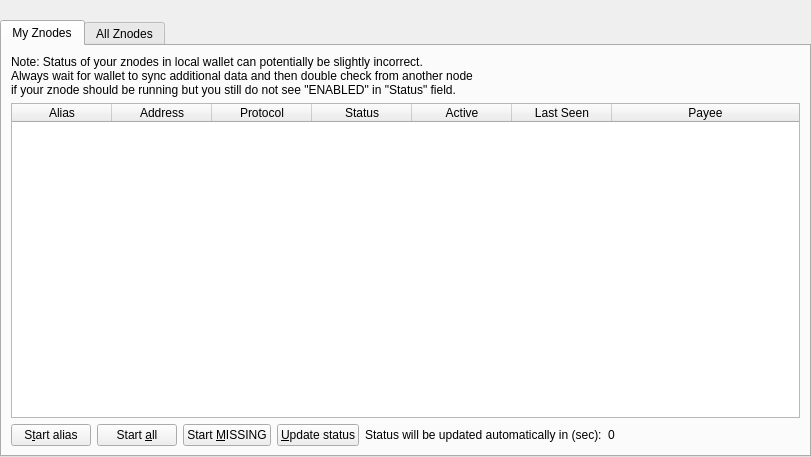
<?xml version="1.0" encoding="UTF-8"?>
<ui version="4.0">
 <class>Libernode</class>
 <widget class="QWidget" name="Libernode">
  <property name="geometry">
   <rect>
    <x>0</x>
    <y>0</y>
    <width>811</width>
    <height>457</height>
   </rect>
  </property>
  <property name="windowTitle">
   <string>Form</string>
  </property>
  <layout class="QVBoxLayout" name="topLayout">
   <property name="leftMargin">
    <number>0</number>
   </property>
   <property name="topMargin">
    <number>0</number>
   </property>
   <property name="rightMargin">
    <number>0</number>
   </property>
   <property name="bottomMargin">
    <number>0</number>
   </property>
   <item>
    <layout class="QVBoxLayout" name="verticalLayout">
     <property name="bottomMargin">
      <number>0</number>
     </property>
     <item>
      <spacer name="horizontalSpacer0">
       <property name="orientation">
        <enum>Qt::Horizontal</enum>
       </property>
       <property name="sizeHint" stdset="0">
        <size>
         <width>40</width>
         <height>20</height>
        </size>
       </property>
      </spacer>
     </item>
     <item>
      <widget class="QTabWidget" name="tabWidget">
       <property name="currentIndex">
        <number>0</number>
       </property>
       <widget class="QWidget" name="tabMyLibernodes">
        <attribute name="title">
         <string>My Znodes</string>
        </attribute>
        <layout class="QGridLayout" name="gridLayout_2">
         <item row="0" column="0">
          <layout class="QVBoxLayout" name="verticalLayout_2">
           <property name="bottomMargin">
            <number>0</number>
           </property>
           <item>
            <layout class="QHBoxLayout" name="horizontalLayout_note">
             <property name="bottomMargin">
              <number>0</number>
             </property>
             <item>
              <widget class="QLabel" name="updateNote">
               <property name="text">
                <string>Note: Status of your znodes in local wallet can potentially be slightly incorrect.&lt;br /&gt;Always wait for wallet to sync additional data and then double check from another node&lt;br /&gt;if your znode should be running but you still do not see &quot;ENABLED&quot; in &quot;Status&quot; field.</string>
               </property>
              </widget>
             </item>
            </layout>
           </item>
           <item>
            <widget class="QTableWidget" name="tableWidgetMyLibernodes">
             <property name="minimumSize">
              <size>
               <width>695</width>
               <height>0</height>
              </size>
             </property>
             <property name="editTriggers">
              <set>QAbstractItemView::NoEditTriggers</set>
             </property>
             <property name="alternatingRowColors">
              <bool>true</bool>
             </property>
             <property name="selectionMode">
              <enum>QAbstractItemView::SingleSelection</enum>
             </property>
             <property name="selectionBehavior">
              <enum>QAbstractItemView::SelectRows</enum>
             </property>
             <property name="sortingEnabled">
              <bool>true</bool>
             </property>
             <attribute name="horizontalHeaderStretchLastSection">
              <bool>true</bool>
             </attribute>
             <column>
              <property name="text">
               <string>Alias</string>
              </property>
             </column>
             <column>
              <property name="text">
               <string>Address</string>
              </property>
             </column>
             <column>
              <property name="text">
               <string>Protocol</string>
              </property>
             </column>
             <column>
              <property name="text">
               <string>Status</string>
              </property>
             </column>
             <column>
              <property name="text">
               <string>Active</string>
              </property>
             </column>
             <column>
              <property name="text">
               <string>Last Seen</string>
              </property>
             </column>
             <column>
              <property name="text">
               <string>Payee</string>
              </property>
             </column>
            </widget>
           </item>
           <item>
            <layout class="QHBoxLayout" name="horizontalLayout_5">
             <property name="bottomMargin">
              <number>0</number>
             </property>
             <item>
              <widget class="QPushButton" name="startButton">
               <property name="text">
                <string>S&amp;tart alias</string>
               </property>
              </widget>
             </item>
             <item>
              <widget class="QPushButton" name="startAllButton">
               <property name="text">
                <string>Start &amp;all</string>
               </property>
              </widget>
             </item>
             <item>
              <widget class="QPushButton" name="startMissingButton">
               <property name="text">
                <string>Start &amp;MISSING</string>
               </property>
              </widget>
             </item>
             <item>
              <widget class="QPushButton" name="UpdateButton">
               <property name="text">
                <string>&amp;Update status</string>
               </property>
              </widget>
             </item>
             <item>
              <widget class="QLabel" name="autoupdate_label">
               <property name="text">
                <string>Status will be updated automatically in (sec):</string>
               </property>
              </widget>
             </item>
             <item>
              <widget class="QLabel" name="secondsLabel">
               <property name="text">
                <string>0</string>
               </property>
              </widget>
             </item>
             <item>
              <spacer name="horizontalSpacer_5">
               <property name="orientation">
                <enum>Qt::Horizontal</enum>
               </property>
               <property name="sizeHint" stdset="0">
                <size>
                 <width>40</width>
                 <height>20</height>
                </size>
               </property>
              </spacer>
             </item>
            </layout>
           </item>
          </layout>
         </item>
        </layout>
       </widget>
       <widget class="QWidget" name="tabAllLibernodes">
        <attribute name="title">
         <string>All Znodes</string>
        </attribute>
        <layout class="QGridLayout" name="gridLayout">
         <item row="1" column="0">
          <widget class="QTableWidget" name="tableWidgetLibernodes">
           <property name="editTriggers">
            <set>QAbstractItemView::NoEditTriggers</set>
           </property>
           <property name="alternatingRowColors">
            <bool>true</bool>
           </property>
           <property name="selectionBehavior">
            <enum>QAbstractItemView::SelectRows</enum>
           </property>
           <property name="sortingEnabled">
            <bool>true</bool>
           </property>
           <attribute name="horizontalHeaderStretchLastSection">
            <bool>true</bool>
           </attribute>
           <column>
            <property name="text">
             <string>Address</string>
            </property>
           </column>
           <column>
            <property name="text">
             <string>Protocol</string>
            </property>
           </column>
           <column>
            <property name="text">
             <string>Status</string>
            </property>
           </column>
           <column>
            <property name="text">
             <string>Active</string>
            </property>
           </column>
           <column>
            <property name="text">
             <string>Last Seen</string>
            </property>
           </column>
           <column>
            <property name="text">
             <string>Payee</string>
            </property>
           </column>
          </widget>
         </item>
         <item row="0" column="0">
          <layout class="QHBoxLayout" name="horizontalLayout_3">
           <property name="bottomMargin">
            <number>0</number>
           </property>
           <item>
            <widget class="QLabel" name="label_filter">
             <property name="text">
              <string>Filter List:</string>
             </property>
            </widget>
           </item>
           <item>
            <widget class="QLineEdit" name="filterLineEdit">
             <property name="toolTip">
              <string>Filter znode list</string>
             </property>
            </widget>
           </item>
           <item>
            <spacer name="horizontalSpacer_3">
             <property name="orientation">
              <enum>Qt::Horizontal</enum>
             </property>
             <property name="sizeHint" stdset="0">
              <size>
               <width>10</width>
               <height>20</height>
              </size>
             </property>
            </spacer>
           </item>
           <item>
            <widget class="QLabel" name="label_count">
             <property name="text">
              <string>Node Count:</string>
             </property>
            </widget>
           </item>
           <item>
            <widget class="QLabel" name="countLabel">
             <property name="text">
              <string>0</string>
             </property>
            </widget>
           </item>
          </layout>
         </item>
        </layout>
       </widget>
      </widget>
     </item>
    </layout>
   </item>
  </layout>
 </widget>
 <resources/>
 <connections/>
</ui>
